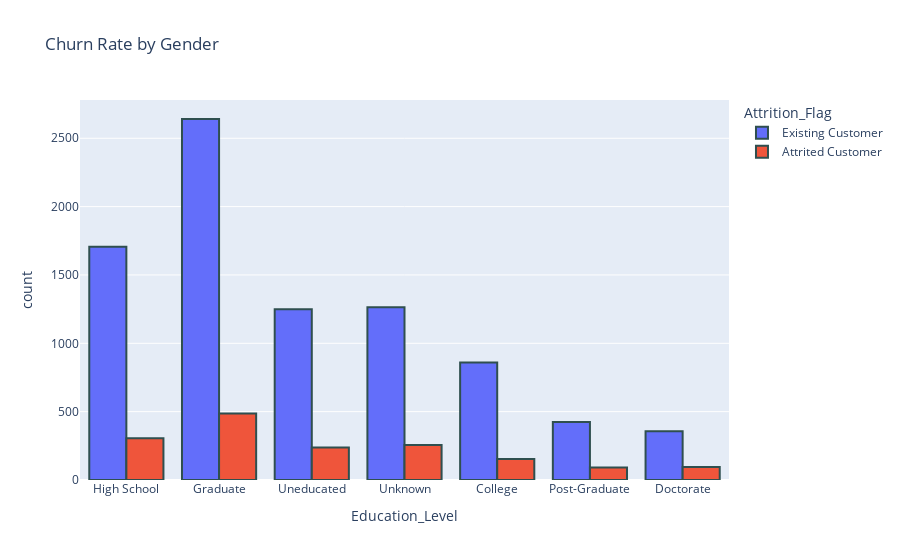

Source (notebook cell):
### Code cell
fig = px.histogram(df_drop, x="Education_Level", 
                   color="Attrition_Flag",
                   barmode="group",
                   title="Churn Rate by Gender")

# Customizing marker appearance
fig.update_traces(marker=dict(line=dict(width=2, color='DarkSlateGrey')))

fig.show()

### Figure 1 — Plotly figure (JSON) as saved in the notebook; plotly's stock layout.template omitted (floating-point values rounded to 4 significant figures; data arrays with more than 128 entries replaced by an {"elided": "..."} marker saying what was removed)
{"data": [{"alignmentgroup": "True", "bingroup": "x", "hovertemplate": "Attrition_Flag=Existing Customer<br>Education_Level=%{x}<br>count=%{y}<extra></extra>", "legendgroup": "Existing Customer", "marker": {"color": "#636efa", "line": {"color": "DarkSlateGrey", "width": 2}, "pattern": {"shape": ""}}, "name": "Existing Customer", "offsetgroup": "Existing Customer", "orientation": "v", "showlegend": true, "type": "histogram", "x": {"elided": "8500 str values"}, "xaxis": "x", "yaxis": "y"}, {"alignmentgroup": "True", "bingroup": "x", "hovertemplate": "Attrition_Flag=Attrited Customer<br>Education_Level=%{x}<br>count=%{y}<extra></extra>", "legendgroup": "Attrited Customer", "marker": {"color": "#EF553B", "line": {"color": "DarkSlateGrey", "width": 2}, "pattern": {"shape": ""}}, "name": "Attrited Customer", "offsetgroup": "Attrited Customer", "orientation": "v", "showlegend": true, "type": "histogram", "x": {"elided": "1627 str values"}, "xaxis": "x", "yaxis": "y"}], "layout": {"barmode": "group", "legend": {"title": {"text": "Attrition_Flag"}, "tracegroupgap": 0}, "title": {"text": "Churn Rate by Gender"}, "xaxis": {"anchor": "y", "domain": [0, 1], "title": {"text": "Education_Level"}}, "yaxis": {"anchor": "x", "domain": [0, 1], "title": {"text": "count"}}}}
